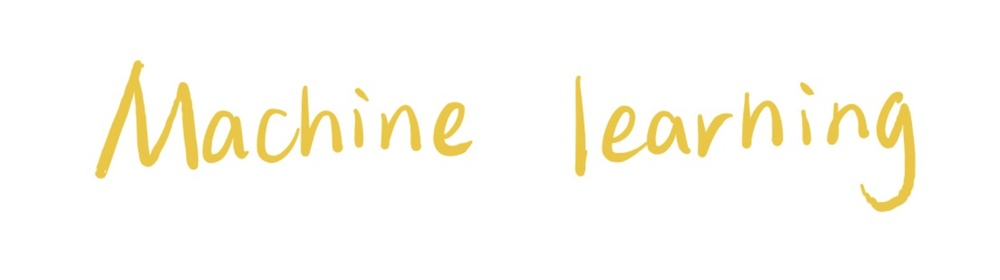
#> input picture light yellow.jpg, 1000 x 280 px, shrunk from 1801 x 504 before the run
$ jupyter execute --allow-errors 'Hand Written Extraction(light).ipynb'
#> lines starting #> are read from the running program, lines starting #| are printed output that depends on the picture; after the words box and inside, x2 and y2 are one past the last pixel; in counts of white or black regions, pixels touching at a corner belong together
# Import necessary libraries

[cell 1]
import pytesseract as tess
from PIL import Image
import cv2
import numpy as np
from matplotlib import pyplot as plt

# Import the image

[cell 2]
img = cv2.imread("light yellow.jpg")
#> img is the input picture: shape (280, 1000, 3); mean B, G, R 243.9, 251.5, 253.4

The following mini-section is OPTIONAL: it works as a checker to make sure what's the image looks like in this step, without bothering to open a external window.

[cell 3]
image = Image.fromarray(img, "RGB")
display(image)

# Filtering & Thresholding the image many times

[cell 4]
bwimg = cv2.cvtColor(img, cv2.COLOR_BGR2GRAY)
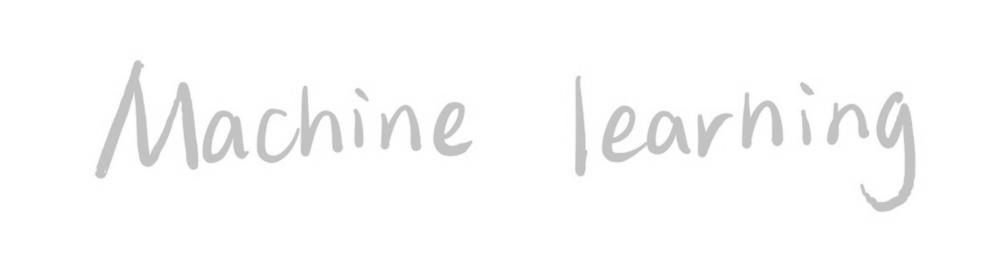
#> bwimg: shape (280, 1000); min 187, max 255, mean 251.2
#> (the rest of this cell did not finish here and is left out)

[cell 5]
_, th1 = cv2.threshold(bwimg, 200, 255, cv2.THRESH_BINARY)
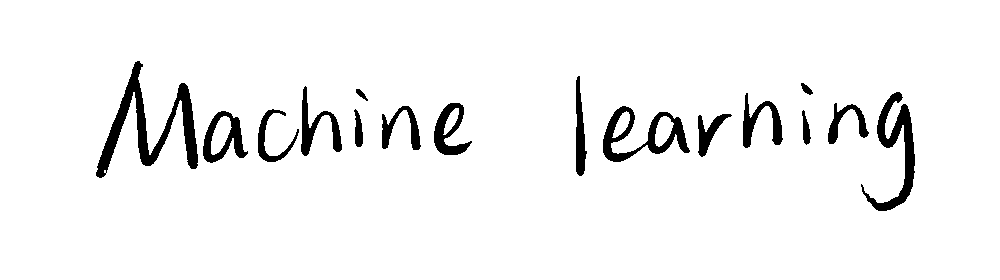
#> th1: shape (280, 1000); 95.1% white; 16 black regions, largest, box (x1, y1, x2, y2) and area: (96, 61, 198, 178) 3111, (861, 92, 915, 211) 1873, (603, 106, 690, 162) 1666
#> (the rest of this cell did not finish here and is left out)

[cell 6]
result = cv2.GaussianBlur(th1, (5,5), 0)
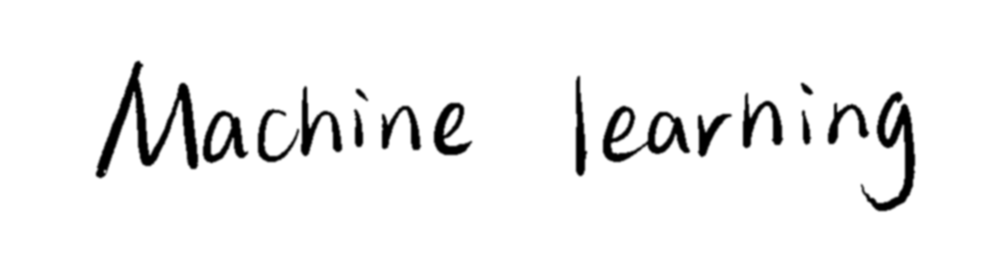
#> result: shape (280, 1000); min 0, max 255, mean 242.4
#> (the rest of this cell did not finish here and is left out)

$ run again, with blue.jpg copied over light yellow.jpg
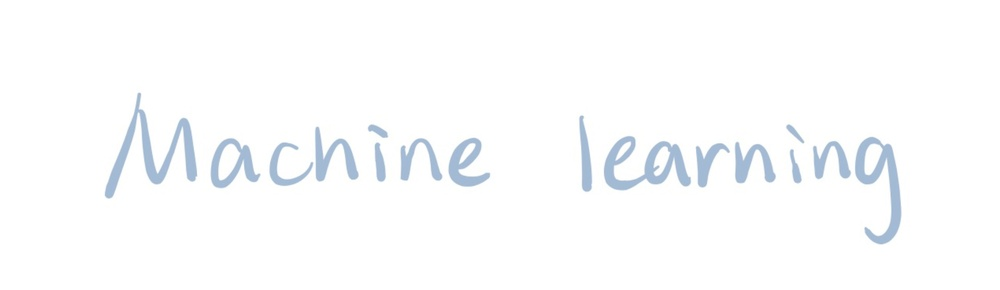
#> input picture blue.jpg, 1000 x 290 px, shrunk from 2160 x 626 before the run
#> img is the input picture: shape (290, 1000, 3); mean B, G, R 252.7, 251.7, 250.6
#> `bwimg = cv2.cvtColor(img, cv2.COLOR_BGR2GRAY)`:
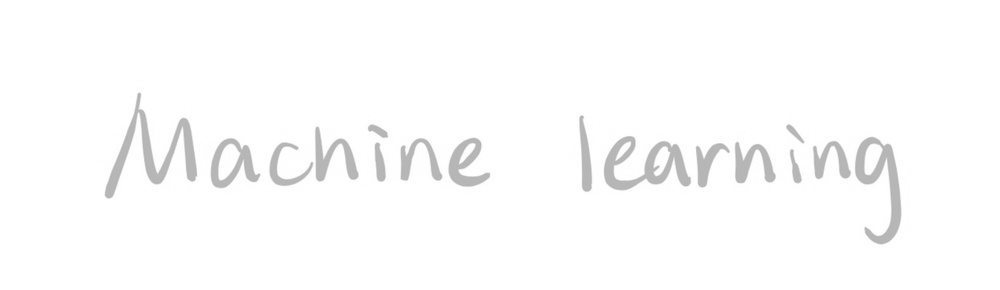
#> bwimg: shape (290, 1000); min 174, max 255, mean 251.5
#> `_, th1 = cv2.threshold(bwimg, 200, 255, cv2.THRESH_BINARY)`:
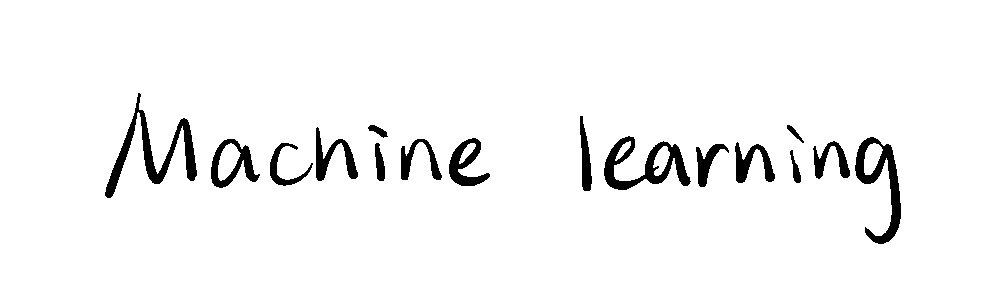
#> th1: shape (290, 1000); 95.8% white; 16 black regions, largest, box (x1, y1, x2, y2) and area: (105, 93, 197, 198) 2104, (604, 136, 691, 190) 1765, (855, 137, 901, 244) 1676

$ run again, with dark blue.jpg copied over light yellow.jpg
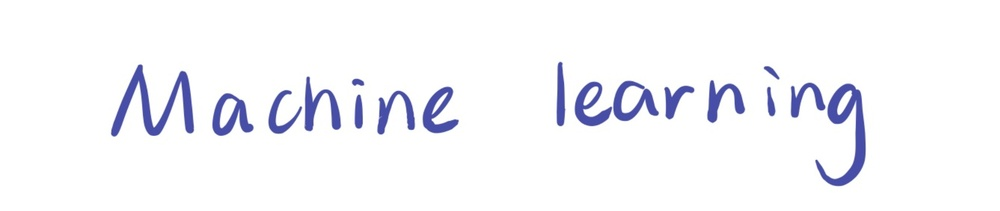
#> input picture dark blue.jpg, 1000 x 211 px, shrunk from 2160 x 456 before the run
#> img is the input picture: shape (211, 1000, 3); mean B, G, R 249.7, 245.6, 245.2
#> `_, th1 = cv2.threshold(bwimg, 200, 255, cv2.THRESH_BINARY)`:
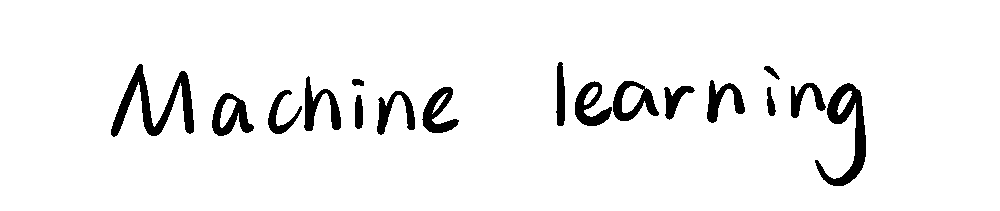
#> th1: shape (211, 1000); 94.4% white; 17 black regions, largest, box (x1, y1, x2, y2) and area: (111, 64, 194, 137) 2001, (815, 83, 866, 186) 1811, (212, 93, 254, 136) 880
#> `result = cv2.GaussianBlur(th1, (5,5), 0)`:
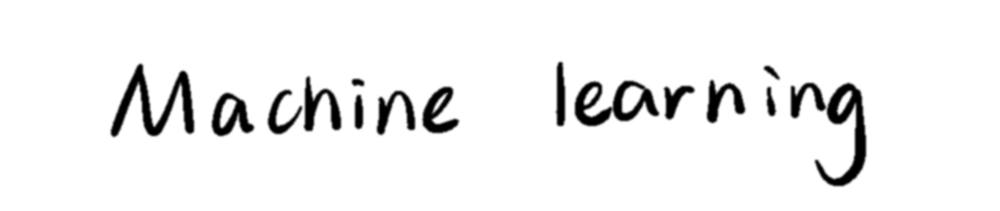
#> result: shape (211, 1000); min 0, max 255, mean 240.7

$ run again, with dark red.jpg copied over light yellow.jpg
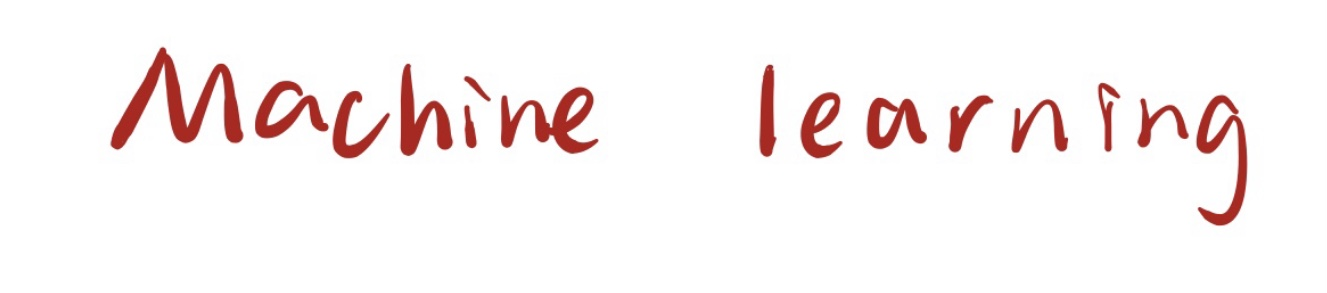
#> input picture dark red.jpg, 1327 x 293 px
#> img is the input picture: shape (293, 1327, 3); mean B, G, R 242.1, 242.5, 249.4
#> `bwimg = cv2.cvtColor(img, cv2.COLOR_BGR2GRAY)`:
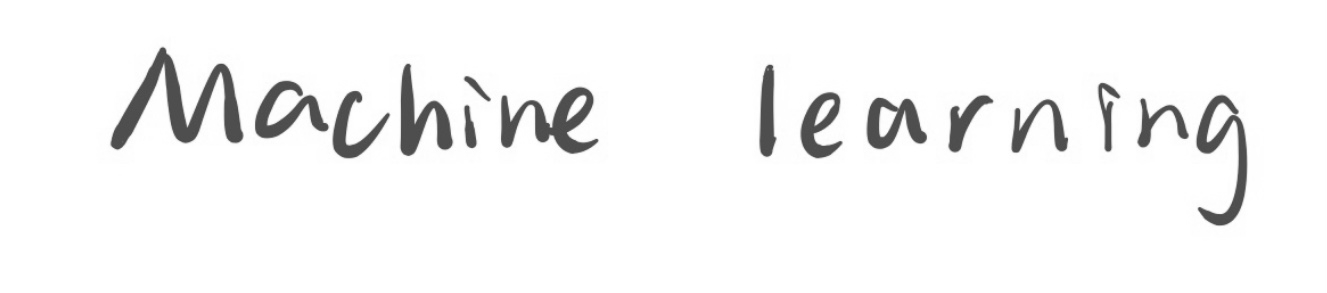
#> bwimg: shape (293, 1327); min 71, max 255, mean 244.5
#> `_, th1 = cv2.threshold(bwimg, 200, 255, cv2.THRESH_BINARY)`:
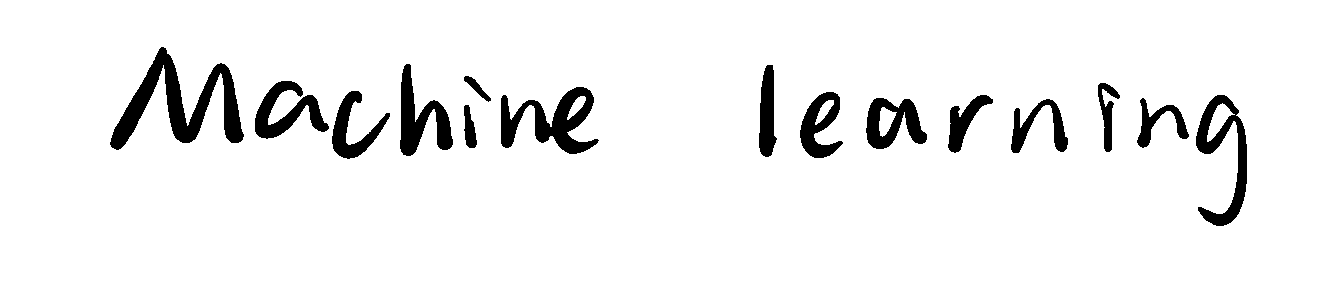
#> th1: shape (293, 1327); 93.8% white; 15 black regions, largest, box (x1, y1, x2, y2) and area: (110, 47, 244, 150) 4609, (501, 87, 599, 154) 2878, (1196, 95, 1247, 226) 2405
